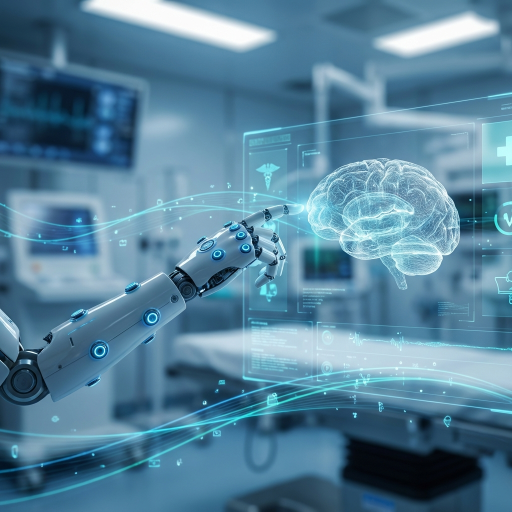
#> input picture MedicalAIPlatform/MedicalAIPlatform/wwwroot/images/admin-bg.png, 1024 x 1024 px (shown at 1/2 size)
$ python -i prepare_stat_radiology.py   (imports and definitions only)
#> lines starting #> are read from the running program, lines starting #| are printed output that depends on the picture
#> in prepare_radiology, im is the input picture: PIL image 1024x1024 RGB; mean R, G, B 86.4, 130.3, 154.7
"""Prepare stat card radiology images from real clinical sources (never upscale)."""
from __future__ import annotations

from pathlib import Path

from PIL import Image

ROOT = Path(__file__).resolve().parents[1]
OUT = ROOT / "wwwroot" / "images"
MAX_W = 1920
ASPECT = 16 / 9


def center_crop_cover(im: Image.Image) -> Image.Image:
    w, h = im.size
#> w = 1024; h = 1024
    target_ratio = ASPECT
    current_ratio = w / h
#> current_ratio = 1

    if current_ratio > target_ratio:
        new_w = int(h * target_ratio)
        left = (w - new_w) // 2
        return im.crop((left, 0, left + new_w, h))

    new_h = int(w / target_ratio)
#> new_h = 576
    top = (h - new_h) // 2
#> top = 224
    return im.crop((0, top, w, top + new_h))
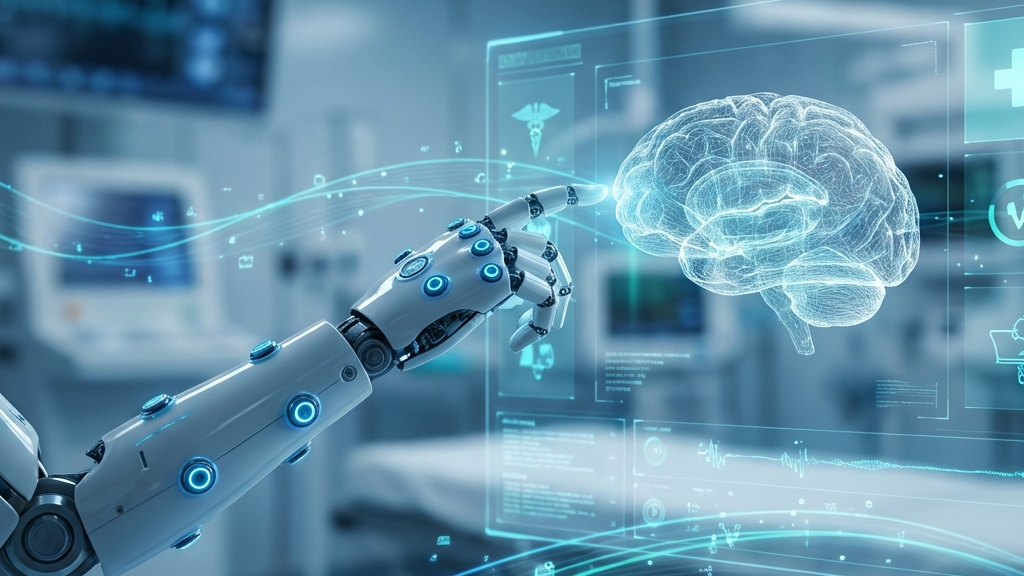
#> returned value: PIL image 1024x576 RGB; mean R, G, B 99.1, 144.8, 168.7


def prepare_radiology(src: Path, dest: Path) -> None:
    im = Image.open(src)
    if im.mode in ("RGBA", "LA"):
        bg = Image.new("RGB", im.size, (0, 0, 0))
        bg.paste(im, mask=im.split()[-1])
        im = bg
    else:
        im = im.convert("RGB")

    cropped = center_crop_cover(im)
    if cropped.width > MAX_W:
        out_h = int(MAX_W / ASPECT)
        out = cropped.resize((MAX_W, out_h), Image.Resampling.LANCZOS)
    else:
        out = cropped

    out.save(dest, format="PNG", compress_level=2)
#> (the run stopped early here; a loop or call above may not have finished)

$ run again, on MedicalAIPlatform/MedicalAIPlatform/wwwroot/images/dl-000007.png
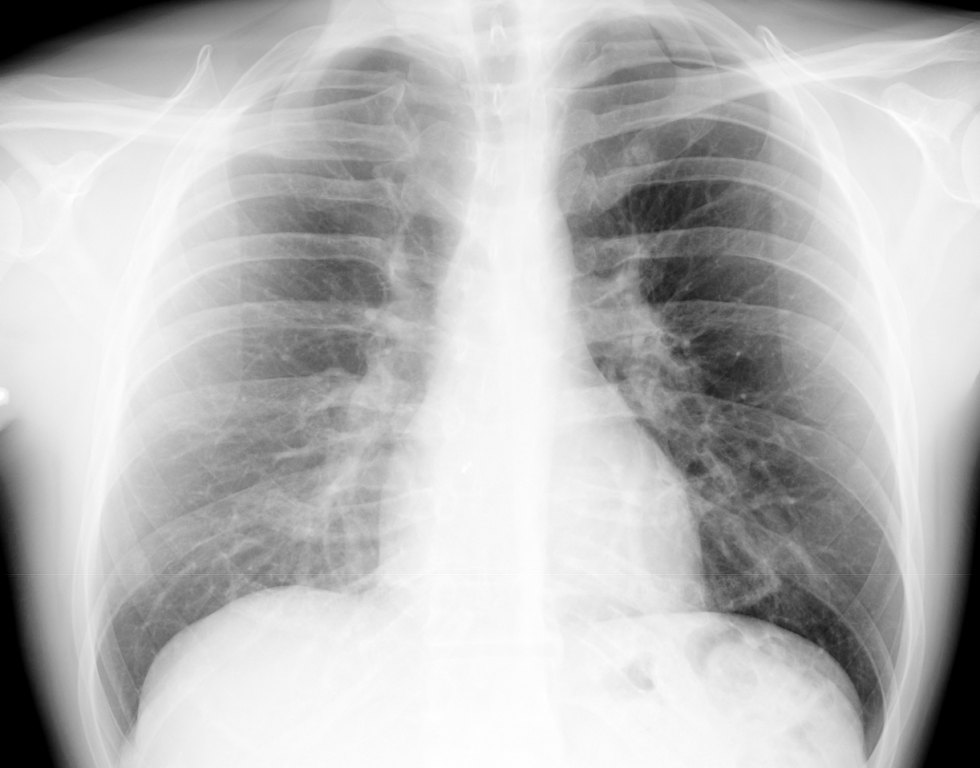
#> input picture MedicalAIPlatform/MedicalAIPlatform/wwwroot/images/dl-000007.png, 980 x 768 px
#> in prepare_radiology, im is the input picture: PIL image 980x768 RGBA; mean R, G, B, A 186.2, 186.2, 186.2, 255
#> in center_crop_cover, `return im.crop((0, top, w, top + new_h))`:
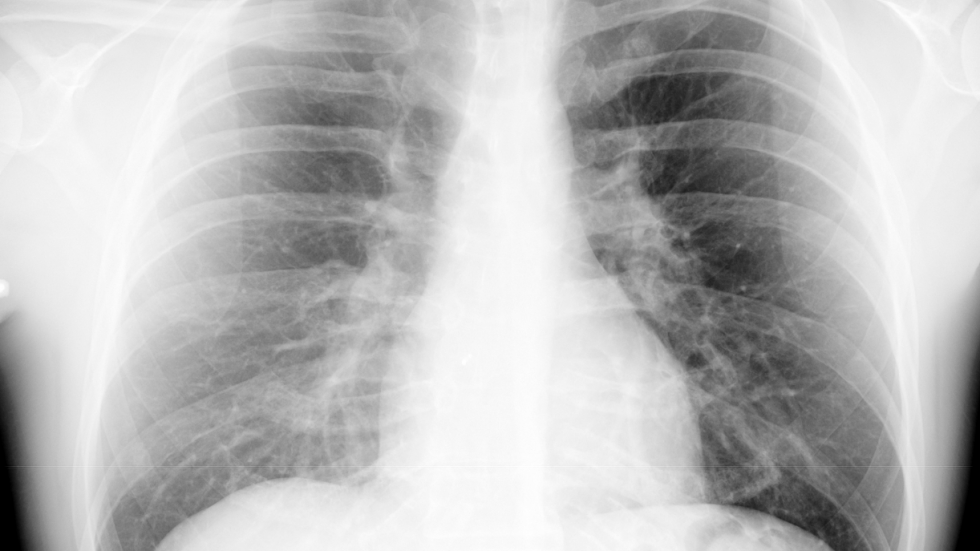
#> returned value: PIL image 980x551 RGB; min 0, max 254, mean 185.9

$ run again, on MedicalAIPlatform/MedicalAIPlatform/wwwroot/images/dl-66298CBF-6F10-42D5-A688-741F6AC84A76.jpeg
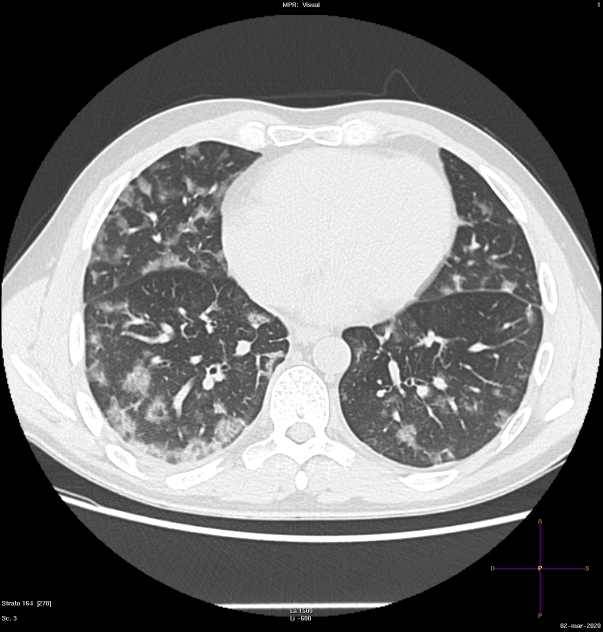
#> input picture MedicalAIPlatform/MedicalAIPlatform/wwwroot/images/dl-66298CBF-6F10-42D5-A688-741F6AC84A76.jpeg, 1206 x 1263 px (shown at 1/2 size)
#> in prepare_radiology, im is the input picture: PIL image 1206x1263 RGB; mean R, G, B 116.8, 116.8, 116.8
#> in center_crop_cover, `return im.crop((0, top, w, top + new_h))`:
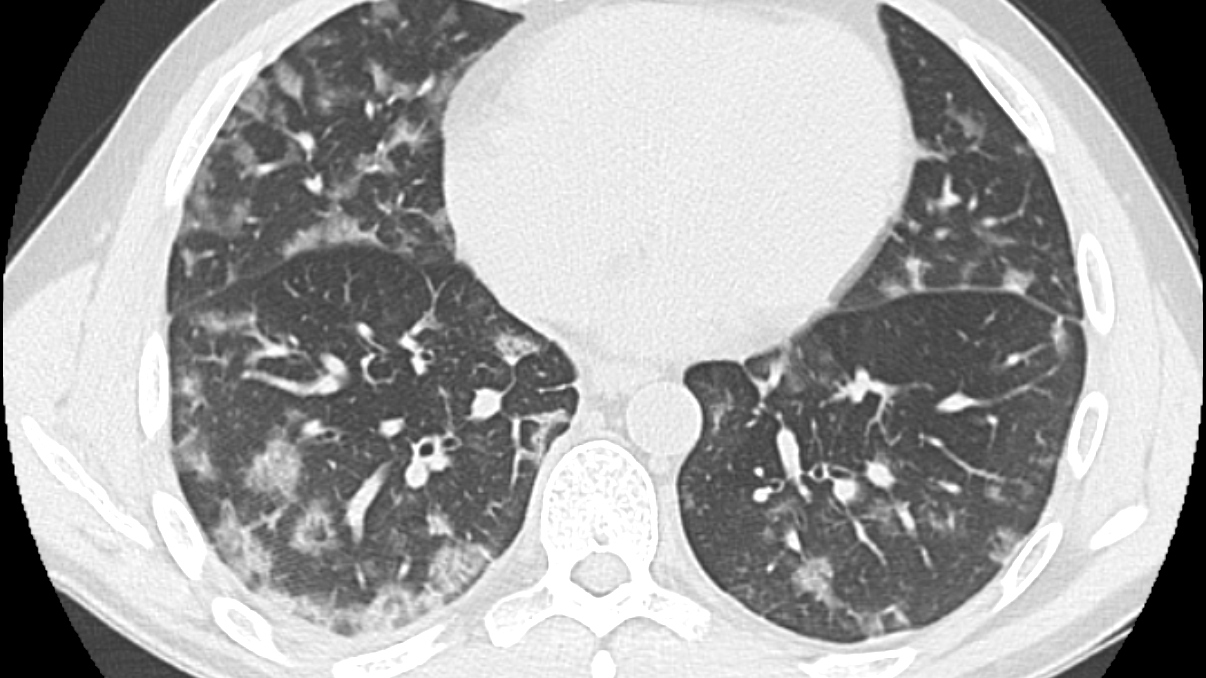
#> returned value: PIL image 1206x678 RGB; min 0, max 255, mean 163.1

$ run again, on MedicalAIPlatform/MedicalAIPlatform/wwwroot/images/dl-7C69C012-7479-493F-8722-ABC29C60A2DD.jpeg
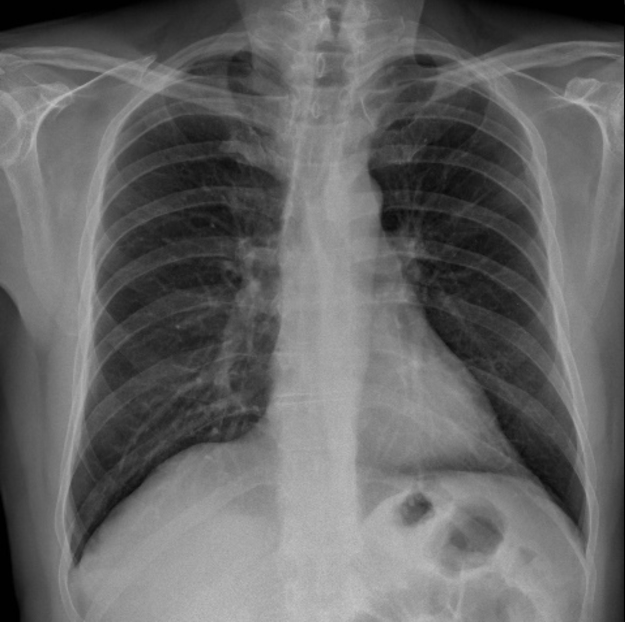
#> input picture MedicalAIPlatform/MedicalAIPlatform/wwwroot/images/dl-7C69C012-7479-493F-8722-ABC29C60A2DD.jpeg, 1249 x 1243 px (shown at 1/2 size)
#> in prepare_radiology, im is the input picture: PIL image 1249x1243 RGB; min 0, max 200, mean 101.4
#> in center_crop_cover, `return im.crop((0, top, w, top + new_h))`:
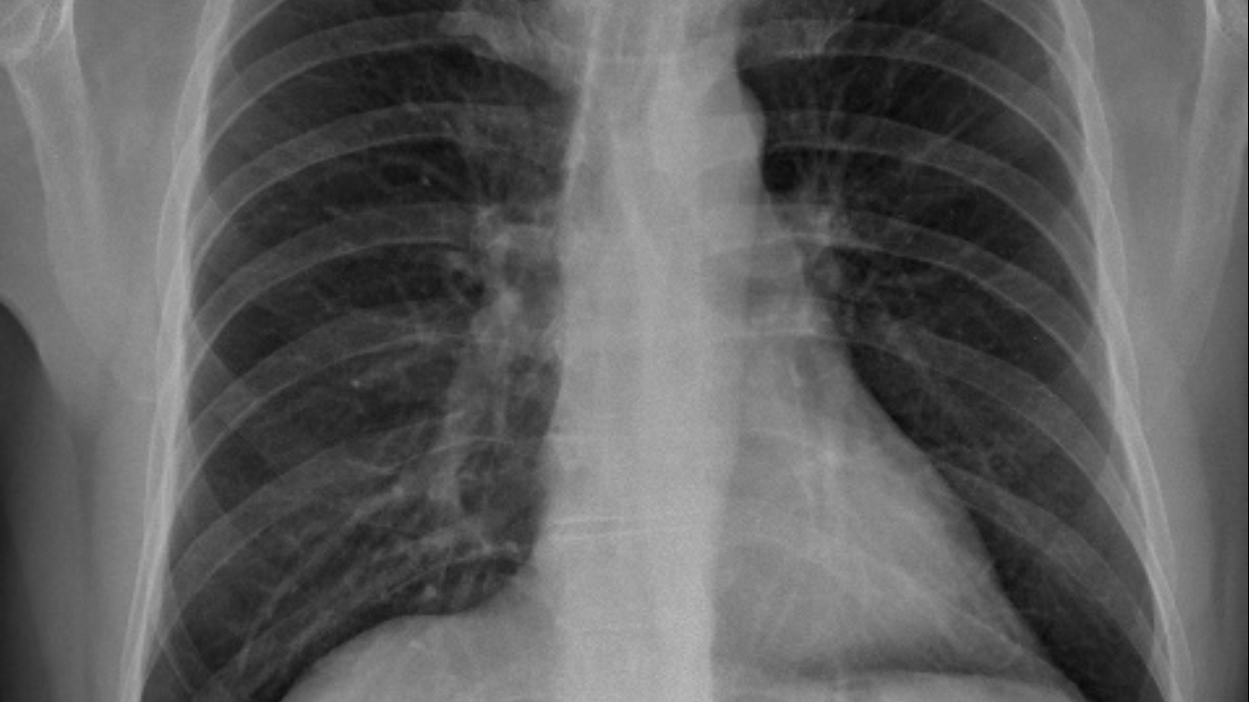
#> returned value: PIL image 1249x702 RGB; min 1, max 186, mean 94.5
